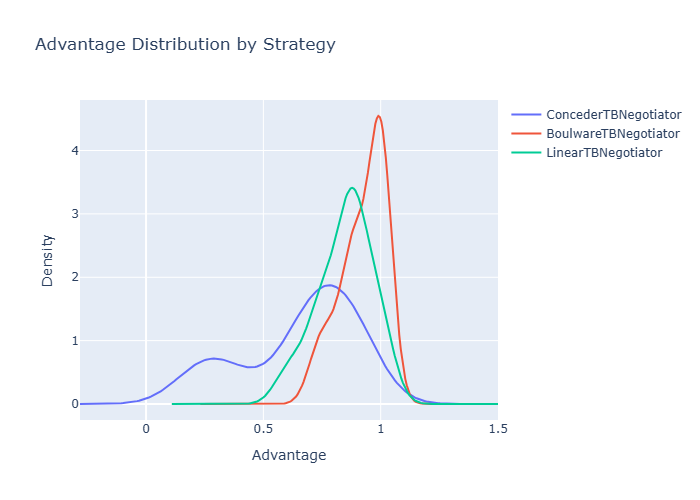

Python code for this plot:
from negmas.tournaments.neg import cartesian_tournament
from negmas.gb.negotiators.timebased import (
    BoulwareTBNegotiator,
    ConcederTBNegotiator,
    LinearTBNegotiator,
)
from negmas.inout import Scenario
from negmas.outcomes import make_issue
from negmas.outcomes.outcome_space import make_os
from negmas.preferences import LinearAdditiveUtilityFunction as U
from negmas.helpers import humanize_time
from negmas.helpers.strings import unique_name

from pathlib import Path
import time
import plotly.graph_objects as go
import numpy as np
from scipy import stats

def get_scenarios(n=2) -> list[Scenario]:
    # トーナメントで使用されるシナリオセットを生成，読み出し
    # 交渉課題
    issues = (
        make_issue([f"{i}" for i in range(10)], "quantity"),
        make_issue([f"{i}" for i in range(5)], "price"),
    )
    # 効用関数のグループを作成
    ufuns = [
        (
            U.random(issues=issues, reserved_value=(0.0, 0.6), normalized=True),
            U.random(issues=issues, reserved_value=(0.0, 0.2), normalized=True),
        )
        for _ in range(n)
    ]

    # それぞれの効用関数のための交渉シナリオを生成
    return [
        Scenario(outcome_space=make_os(issues, name=f"S{i}"), ufuns=u)
        for i, u in enumerate(ufuns)
    ]

if __name__ == "__main__":
# 交渉ごとに10秒間実施，それぞれのシナリオを10回繰り返す
    tic = time.perf_counter()
    path = Path("negmas") / unique_name("test")
    results = cartesian_tournament(
        competitors=[BoulwareTBNegotiator, ConcederTBNegotiator, LinearTBNegotiator],
        scenarios=get_scenarios(),
        mechanism_params=dict(time_limit=5), # 各交渉の時間制限，秒指定か，ラウンド数指定か
        n_repetitions=1, # 各交渉の繰り返し回数(結果には組み込まれない)
        path=path,
    )

    print(f"Done in {humanize_time(time.perf_counter()-tic, show_ms=True)}")
    print(results.scores_summary[("advantage",)])

# kdeのプロットと
    fig = go.Figure()
    strategies = results.scores["strategy"].unique()
    for strategy in strategies:
        data = (
            results.scores[results.scores["strategy"] == strategy]["advantage"]
            .dropna()
            .values
        )
        if len(data) > 1:
            kde = stats.gaussian_kde(data)
            x_range = np.linspace(data.min() - 0.5, data.max() + 0.5, 200)
            fig.add_trace(
                go.Scatter(x=x_range, y=kde(x_range), mode="lines", name=str(strategy))
            )
    fig.update_layout(
        title="Advantage Distribution by Strategy",
        xaxis_title = "Advantage",
        yaxis_title = "Density",
    )

    fig.write_image("TutorialTournament.png")
